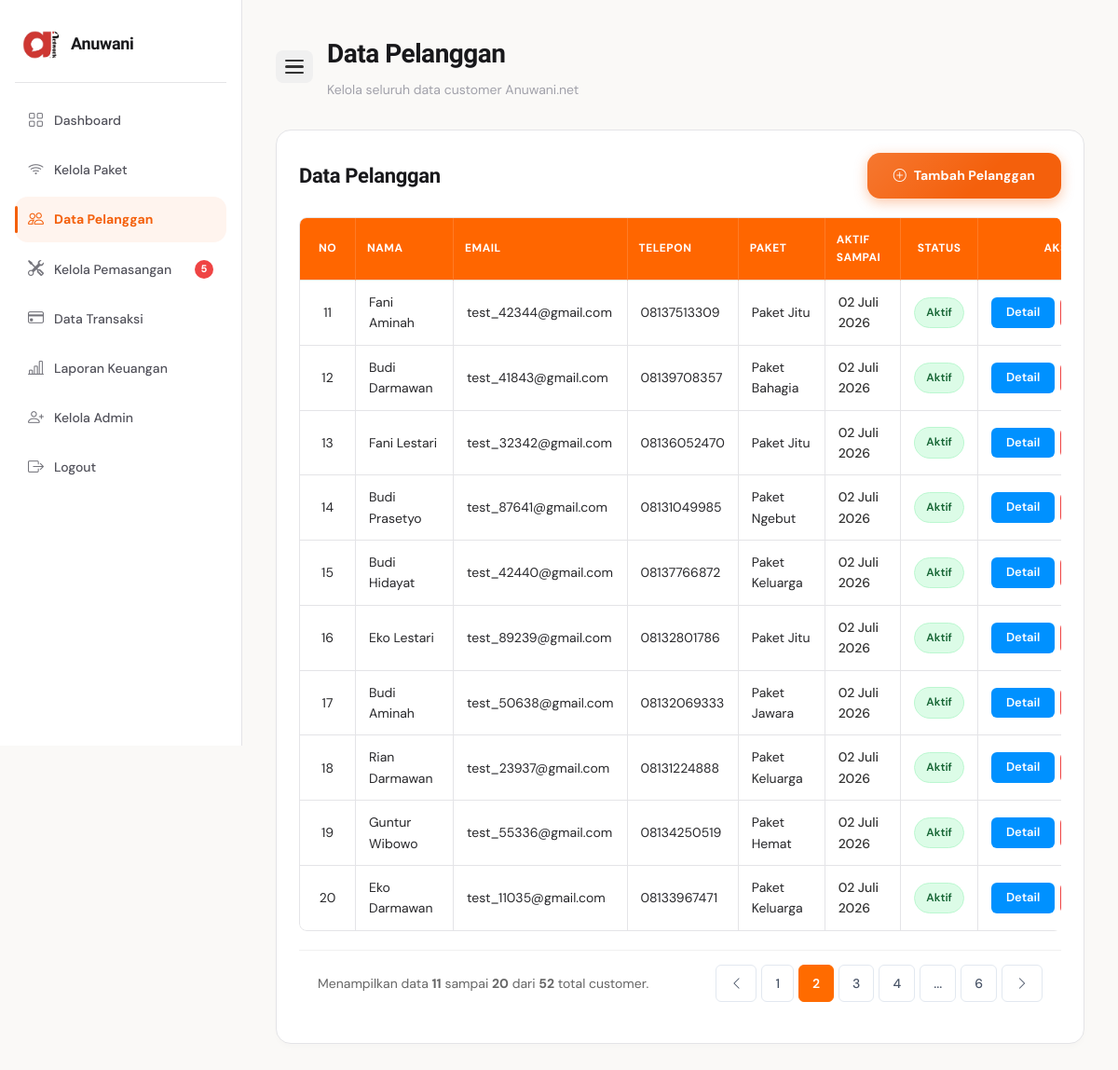
Page /admin/customer/index.php?page=2 (signed in) on the committed database.
### tables this page shows
CREATE TABLE `tb_langganan` (
  `id_langganan` int NOT NULL,
  `id_customer` int NOT NULL,
  `id_paket` int NOT NULL,
  `tanggal_mulai` date DEFAULT NULL,
  `tanggal_selesai` date DEFAULT NULL,
  `status_langganan` enum('aktif','suspend','berhenti','menunggu_verifikasi') DEFAULT 'aktif'
);

CREATE TABLE `tb_customer` (
  `id_customer` int NOT NULL,
  `id_user` int NOT NULL,
  `nama_customer` varchar(100) NOT NULL,
  `alamat_customer` text NOT NULL,
  `telepon_customer` varchar(20) DEFAULT NULL,
  `email_customer` varchar(100) DEFAULT NULL,
  `sumber_customer` enum('online','offline') DEFAULT NULL,
  `status_customer` enum('aktif','pending','nonaktif') DEFAULT 'pending',
  `created_at` timestamp NOT NULL DEFAULT CURRENT_TIMESTAMP
);

CREATE TABLE `tb_paket` (
  `id_paket` int NOT NULL,
  `nama_paket` varchar(100) NOT NULL,
  `harga` int NOT NULL,
  `kecepatan` varchar(50) NOT NULL,
  `deskripsi` text,
  `status` enum('aktif','nonaktif') DEFAULT 'aktif'
);

### admin/customer/index.php (the view, shortened to what this page needs)
<?php
require_once __DIR__ . '/../../koneksi.php';
$limit = 10;
$page = isset($_GET['page']) ? max(1, (int)$_GET['page']) : 1;
$offset = ($page - 1) * $limit;
$query_total = mysqli_query($koneksi, "SELECT COUNT(*) AS total FROM tb_customer");
$total_data = mysqli_fetch_assoc($query_total)['total'] ?? 0;
$total_pages = ceil($total_data / $limit);
$query = mysqli_query($koneksi, "
    SELECT
        tb_customer.*,
        tb_langganan.status_langganan,
        tb_langganan.tanggal_selesai,
        tb_paket.nama_paket
    FROM tb_customer
    LEFT JOIN tb_langganan ON tb_customer.id_customer = tb_langganan.id_customer
    LEFT JOIN tb_paket ON tb_langganan.id_paket = tb_paket.id_paket
    ORDER BY tb_customer.id_customer DESC
    LIMIT $limit OFFSET $offset
");
$query_notif_pemasangan = mysqli_query($koneksi, "
    SELECT COUNT(*) AS total
    FROM tb_pemasangan
    WHERE status_pemasangan = 'menunggu'
");
$total_notif_pemasangan = mysqli_fetch_assoc($query_notif_pemasangan)['total'] ?? 0;
function tgl_indo($tanggal) {
    $bulan_array = [
        1 => 'Januari', 'Februari', 'Maret', 'April', 'Mei', 'Juni',
        'Juli', 'Agustus', 'September', 'Oktober', 'November', 'Desember'
    ];
    $split = explode('-', $tanggal);
    return $split[2] . ' ' . $bulan_array[(int)$split[1]] . ' ' . $split[0];
}
?>
<!DOCTYPE html>
<html lang="id">
<head>
    <link rel="stylesheet" href="../../assets/css/style.css">
    <link rel="stylesheet" href="https://cdn.jsdelivr.net/npm/bootstrap-icons@1.11.3/font/bootstrap-icons.min.css">
</head>
<body>
<div class="dashboard-layout">
    <div class="sidebar">
        <div class="sidebar-logo">
            <img src="../../assets/images/logo.png" alt="Logo">
            <h2>Anuwani</h2>
        </div>
        <ul>
            <li><a href="../index.php"><i class="bi bi-grid"></i> <span>Dashboard</span></a></li>
            <li><a href="../paket/index.php"><i class="bi bi-wifi"></i> <span>Kelola Paket</span></a></li>
            <li><a href="index.php" class="active"><i class="bi bi-people"></i> <span>Data Pelanggan</span></a></li>
            <li>
                <a href="../pemasangan/index.php">
                    <i class="bi bi-tools"></i>
                    <span>Kelola Pemasangan</span>
                    <?php if ($total_notif_pemasangan > 0): ?>
                        <span class="notif-badge"><?= $total_notif_pemasangan; ?></span>
                    <?php endif; ?>
                </a>
            </li>
            <li>
                <a href="../transaksi/index.php">
                    <i class="bi bi-credit-card"></i> <span>Data Transaksi</span>
                </a>
            </li>
            <li><a href="../laporan_keuangan/index.php"><i class="bi bi-bar-chart-line"></i> <span>Laporan Keuangan</span></a></li>
            <li><a href="../admin_user/index.php"><i class="bi bi-person-plus"></i> <span>Kelola Admin</span></a></li>
            <li><a href="#" onclick="openLogoutModal()"><i class="bi bi-box-arrow-right"></i> <span>Logout</span></a></li>
        </ul>
    </div>
    <div class="dashboard-content">
        <div class="topbar">
            <button class="sidebar-toggle" id="sidebarToggle" aria-label="Toggle Sidebar">
                <span></span>
                <span></span>
                <span></span>
            </button>
            <div>
                <h1>Data Pelanggan</h1>
                <p>Kelola seluruh data customer Anuwani.net</p>
            </div>
        </div>
        <div class="table-card">
            <div class="table-header">
                <h3>Data Pelanggan</h3>
                <a href="tambah.php" class="btn-orange">
                    <i class="bi bi-plus-circle"></i> Tambah Pelanggan
                </a>
            </div>
            <div class="table-responsive-container">
                <table>
                    <thead>
                        <tr>
                            <th style="width: 60px; text-align: center;">No</th>
                            <th>Nama</th>
                            <th>Email</th>
                            <th>Telepon</th>
                            <th>Paket</th>
                            <th>Aktif Sampai</th>
                            <th style="text-align: center;">Status</th>
                            <th style="width: 160px; text-align: center;">Aksi</th>
                        </tr>
                    </thead>
                    <tbody>
                        <?php
                        $no = $offset + 1;
                        if (mysqli_num_rows($query) > 0) :
                            while ($data = mysqli_fetch_assoc($query)) :
                        ?>
                        <tr>
                            <td style="text-align: center;"><?= $no++; ?></td>
                            <td><?= htmlspecialchars($data['nama_customer'] ?? ''); ?></td>
                            <td><?= htmlspecialchars($data['email_customer'] ?? ''); ?></td>
                            <td><?= htmlspecialchars($data['telepon_customer'] ?? ''); ?></td>
                            <td><?= htmlspecialchars($data['nama_paket'] ?? '-'); ?></td>
                            <td>
                                <span style="font-weight: 500; color: #333;">
                                    <?= tgl_indo($data['tanggal_selesai']); ?>
                                </span>
                            </td>
                            <td style="text-align: center;">
                                <?php
                                $status = strtolower($data['status_langganan'] ?? '');
                                if ($status == 'aktif') :
                                ?>
                                    <span class="status-active">Aktif</span>
                                <?php elseif ($status == 'suspend') : ?>
                                    <span class="status-pending">Suspend</span>
                                <?php elseif ($status == 'berhenti') : ?>
                                    <span class="status-nonactive">Berhenti</span>
                                <?php else : ?>
                                    <span class="status-pending">Tidak Aktif</span>
                                <?php endif; ?>
                            </td>
                            <td>
                                <div class="table-action" style="display: flex; gap: 6px; justify-content: center;">
                                    <a href="detail.php?id=<?= $data['id_customer']; ?>" class="btn-edit">Detail</a>
                                </div>
                            </td>
                        </tr>
                        <?php
                            endwhile;
                        else :
                        ?>
                        <tr>
                            <td colspan="8" style="text-align: center; padding: 20px; color: #666;">Data customer belum ada.</td>
                        </tr>
                        <?php endif; ?>
                    </tbody>
                </table>
            </div>
            <?php if ($total_pages > 1) : ?>
            <div class="pagination-wrapper">
                <div class="pagination-info">
                    Menampilkan data <b><?= $offset + 1; ?></b> sampai <b><?= min($offset + $limit, $total_data); ?></b> dari <b><?= $total_data; ?></b> total customer.
                </div>
                <div class="pagination-buttons">
                    <?php if ($page > 1) : ?>
                        <a href="index.php?page=<?= $page - 1; ?>"><i class="bi bi-chevron-left"></i></a>
                    <?php else : ?>
                        <span class="disabled-btn"><i class="bi bi-chevron-left"></i></span>
                    <?php endif; ?>
                    <?php
                    $start_loop = max(1, $page - 2);
                    $end_loop = min($total_pages, $page + 2);
                    for ($i = $start_loop; $i <= $end_loop; $i++) {
                        if ($page == $i) {
                            echo '<span class="active-page">' . $i . '</span>';
                        } else {
                            echo '<a href="index.php?page=' . $i . '">' . $i . '</a>';
                        }
                    }
                    if ($end_loop < $total_pages) {
                        if ($end_loop < $total_pages - 1) echo '<span>...</span>';
                        echo '<a href="index.php?page=' . $total_pages . '">' . $total_pages . '</a>';
                    }
                    ?>
                    <?php if ($page < $total_pages) : ?>
                        <a href="index.php?page=<?= $page + 1; ?>"><i class="bi bi-chevron-right"></i></a>
                    <?php else : ?>
                        <span class="disabled-btn"><i class="bi bi-chevron-right"></i></span>
                    <?php endif; ?>
                </div>
            </div>
            <?php endif; ?>
        </div>
    </div>
</div>
</body>
</html>

### admin/customer/index.php (style rules this page uses)
.notif-badge { display: inline-flex; align-items: center; justify-content: center; width: 20px; height: 20px; border-radius: 50%; background: #ef4444; color: #fff; font-size: 11px; font-weight: 800; margin-left: auto; flex-shrink: 0; animation: pulse-badge 1.8s ease-in-out infinite; }
.status-active { background: #dcfce7; color: #166534; padding: 6px 12px; border-radius: 20px; font-size: 12px; font-weight: 600; }
.dashboard-layout { display: flex !important; width: 100%; min-height: 100vh; overflow-x: hidden; }
.sidebar-toggle { display: flex !important; flex-direction: column; gap: 4px; background: #f0f0f0; border: none; padding: 10px; border-radius: 8px; cursor: pointer; margin-right: 15px; transition: background 0.2s; }
.sidebar-toggle span { display: block; width: 20px; height: 2.5px; background-color: #333; border-radius: 2px; }
.table-card { background: #ffffff !important; border-radius: 16px !important; padding: 24px !important; box-shadow: 0 4px 6px -1px rgba(0,0,0,0.02) !important; }
.table-header { display: flex !important; justify-content: space-between !important; align-items: center !important; margin-bottom: 20px !important; flex-wrap: wrap !important; gap: 15px !important; }
.table-responsive-container { overflow-x: auto; width: 100%; border-radius: 8px; }
.table-responsive-container table { width: 100% !important; min-width: 900px; border-collapse: separate !important; border-spacing: 0 !important; border: 1px solid #e4e4e7 !important; border-radius: 8px !important; overflow: hidden !important; }
.table-responsive-container table th { background: #ff6600 !important; color: #ffffff !important; text-transform: uppercase !important; font-size: 12px !important; font-weight: 700 !important; letter-spacing: .5px; padding: 14px 12px !important; border-bottom: 1px solid #e4e4e7 !important; border-right: 1px solid rgba(255,255,255,.15) !important; }
.table-responsive-container table th:last-child { border-right: none !important; }
.table-responsive-container table td { padding: 12px 14px !important; border-bottom: 1px solid #e4e4e7 !important; border-right: 1px solid #e4e4e7 !important; color: #27272a !important; vertical-align: middle; }
.table-responsive-container table td:last-child { border-right: none !important; }
.table-responsive-container table tr:last-child td { border-bottom: none !important; }
.pagination-wrapper { display: flex; justify-content: space-between; align-items: center; flex-wrap: wrap; gap: 15px; margin-top: 20px; padding-top: 15px; border-top: 1px solid #f0f0f0; padding-left: 20px; padding-right: 20px; padding-bottom: 20px; }
.pagination-info { font-size: 14px; color: #666; }
.pagination-buttons { display: flex; gap: 5px; list-style: none; padding: 0; margin: 0; }
.pagination-buttons a, .pagination-buttons span { display: inline-block; padding: 8px 14px; border-radius: 6px; border: 1px solid #e2e8f0; color: #4a5568; text-decoration: none; font-size: 14px; font-weight: 500; transition: all 0.2s; }
.pagination-buttons .active-page { background: #ff6b00; color: #ffffff; border-color: #ff6b00; font-weight: 600; }
@media (min-width: 992px) { .sidebar { position: fixed !important; top: 0 !important; left: 0 !important; height: 100vh !important; z-index: 1000 !important; overflow-y: auto !important; width: 260px !important; min-width: 260px !important; max-width: 260px !important; transition: all 0.3s cubic-bezier(0.4, 0, 0.2, 1) !important; } }
@media (min-width: 992px) { .dashboard-content { flex-grow: 1 !important; margin-left: 260px !important; width: calc(100% - 260px) !important; transition: all 0.3s cubic-bezier(0.4, 0, 0.2, 1) !important; } }
@media (min-width: 992px) { .topbar { display: flex !important; align-items: center !important; justify-content: flex-start !important; } }
.btn-edit { display: inline-flex; align-items: center; justify-content: center; padding: 6px 16px; border-radius: 6px; font-size: 13px; font-weight: 600; background: #0091ff; color: #ffffff !important; text-decoration: none; border: none; transition: all .2s; }

### rows in the picture
tb_langganan: id_customer.nama_customer "Fani Aminah", id_customer.email_customer "test_42344@gmail.com", id_customer.telepon_customer "08137513309", id_paket.nama_paket "Paket Jitu", tanggal_selesai "02 Juli 2026", status_langganan "Aktif"
tb_langganan: id_customer.nama_customer "Budi Darmawan", id_customer.email_customer "test_41843@gmail.com", id_customer.telepon_customer "08139708357", id_paket.nama_paket "Paket Bahagia", tanggal_selesai "02 Juli 2026", status_langganan "Aktif"
tb_langganan: id_customer.nama_customer "Fani Lestari", id_customer.email_customer "test_32342@gmail.com", id_customer.telepon_customer "08136052470", id_paket.nama_paket "Paket Jitu", tanggal_selesai "02 Juli 2026", status_langganan "Aktif"
tb_langganan: id_customer.nama_customer "Budi Prasetyo", id_customer.email_customer "test_87641@gmail.com", id_customer.telepon_customer "08131049985", id_paket.nama_paket "Paket Ngebut", tanggal_selesai "02 Juli 2026", status_langganan "Aktif"
tb_langganan: id_customer.nama_customer "Budi Hidayat", id_customer.email_customer "test_42440@gmail.com", id_customer.telepon_customer "08137766872", id_paket.nama_paket "Paket Keluarga", tanggal_selesai "02 Juli 2026", status_langganan "Aktif"
tb_langganan: id_customer.nama_customer "Eko Lestari", id_customer.email_customer "test_89239@gmail.com", id_customer.telepon_customer "08132801786", id_paket.nama_paket "Paket Jitu", tanggal_selesai "02 Juli 2026", status_langganan "Aktif"
tb_langganan: id_customer.nama_customer "Budi Aminah", id_customer.email_customer "test_50638@gmail.com", id_customer.telepon_customer "08132069333", id_paket.nama_paket "Paket Jawara", tanggal_selesai "02 Juli 2026", status_langganan "Aktif"
tb_langganan: id_customer.nama_customer "Rian Darmawan", id_customer.email_customer "test_23937@gmail.com", id_customer.telepon_customer "08131224888", id_paket.nama_paket "Paket Keluarga", tanggal_selesai "02 Juli 2026", status_langganan "Aktif"
tb_langganan: id_customer.nama_customer "Guntur Wibowo", id_customer.email_customer "test_55336@gmail.com", id_customer.telepon_customer "08134250519", id_paket.nama_paket "Paket Hemat", tanggal_selesai "02 Juli 2026", status_langganan "Aktif"
tb_langganan: id_customer.nama_customer "Eko Darmawan", id_customer.email_customer "test_11035@gmail.com", id_customer.telepon_customer "08133967471", id_paket.nama_paket "Paket Keluarga", tanggal_selesai "02 Juli 2026", status_langganan "Aktif"

### other values in the picture
$total_notif_pemasangan "5"
$offset + 1 "11"
min($offset + $limit, $total_data) "20"
$total_data "52"
$total_pages "6"
